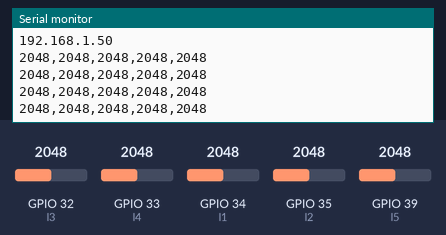
Recording of a sketch running on a simulated ESP32. On the bench: the last lines printed to the serial monitor. The test bench sets the inputs (shaded band); at power-on: GPIO 32 (l3) = 2048, GPIO 33 (l4) = 2048, GPIO 34 (l1) = 2048, GPIO 35 (l2) = 2048, GPIO 39 (l5) = 2048. WiFi joins after 1.5 s; servers stay silent unless stated.

Above: at 2.7 s.
2.8 s: GPIO 32 (l3) set to 2866
At 3.15 s:
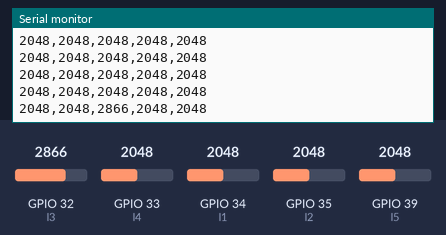
4.3 s: GPIO 33 (l4) set to 2866
At 4.4 s:
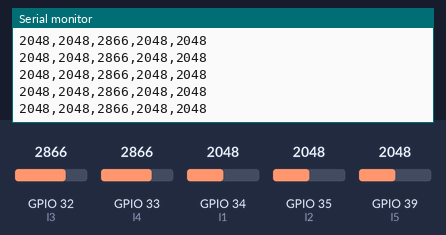
5.8 s: GPIO 34 (l1) set to 2866
At 5.91 s:
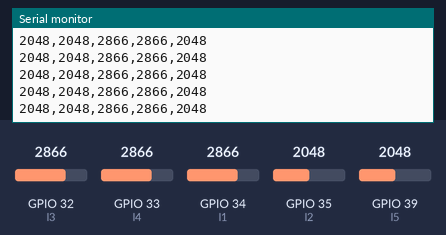
7.3 s: GPIO 35 (l2) set to 2866
At 7.41 s:
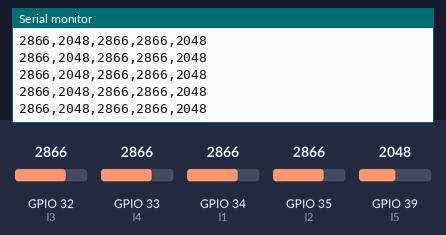
8.8 s: GPIO 39 (l5) set to 2866
At 8.91 s:
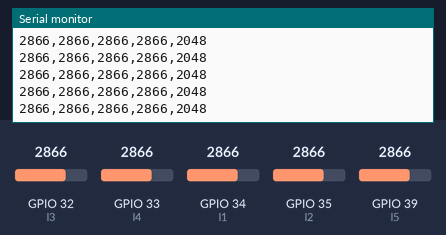
10.3 s: GPIO 32 (l3) set to 3972
At 10.42 s:
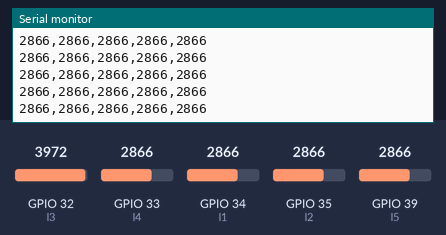
Timing chart, 0 to 12.8 s (numbered marks = the images above; inputs shaded):
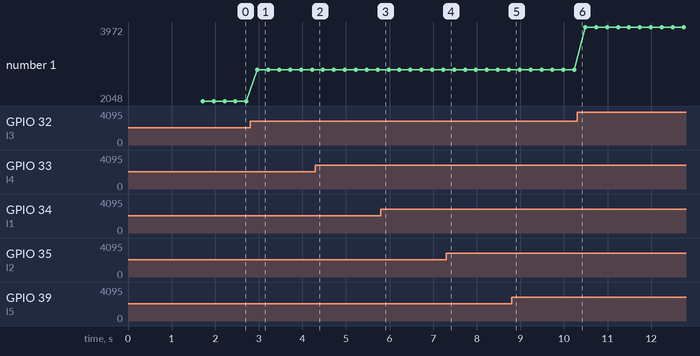

The sketch:

light_sensor_wifi_set1.ino
```cpp
#include "WiFi.h"
const uint16_t port = 8091;
const char * host = "172.29.20.76";
WiFiClient client;

//can only use ADC1 pins with wifi
int l1 = 34;
int l2 = 35;
int l3 = 32;
int l4 = 33;
int l5 = 39;
//int l6 = 36; //works
//int l7 = 3;

void setup() {
  // put your setup code here, to run once:
  Serial.begin(115200);

  //handle wifi connectivity
  WiFi.mode(WIFI_MODE_STA);
  delay(10);
  WiFi.begin("yale wireless");
  Serial.println("Connecting.");
  while(WiFi.status() != WL_CONNECTED) {
    Serial.println(".");
    delay(500);
  }
  Serial.println("WiFi connected - IP address: ");
  Serial.println(WiFi.localIP());


}

void loop() {

  //handle connectivity errors
  if (!client.connect(host, port)) {
        Serial.println("Connection to host failed");
        delay(10);
        return;
    }

  // read sensor vals
  int lval1 = analogRead(l1);
  int lval2 = analogRead(l2);
  int lval3 = analogRead(l3);
  int lval4 = analogRead(l4);
  int lval5 = analogRead(l5);
//  int lval6 = analogRead(l6);
//  int lval7 = analogRead(l7);

  Serial.print(lval1, DEC);
  Serial.print(",");
  Serial.print(lval2, DEC);
  Serial.print(",");
  Serial.print(lval3, DEC);
  Serial.print(",");
  Serial.print(lval4, DEC);
  Serial.print(",");
  Serial.println(lval5, DEC);
//  Serial.print(",");
//  Serial.print(lval6, DEC);
//  Serial.print(",");
//  Serial.println(lval7, DEC);
  client.println(String(lval1) + "," + String(lval2) + "," + String(lval3) + "," + String(lval4) + "," + String(lval5));
  delay(50);

}
```

Measured:
- after the input at 2.8 s, the serial monitor: prints a new line after 0.17 s (image 1)
- plotted number 1: 2048 → 2866 after the input at 2.8 s, 2866 → 3972 after the input at 10.3 s
